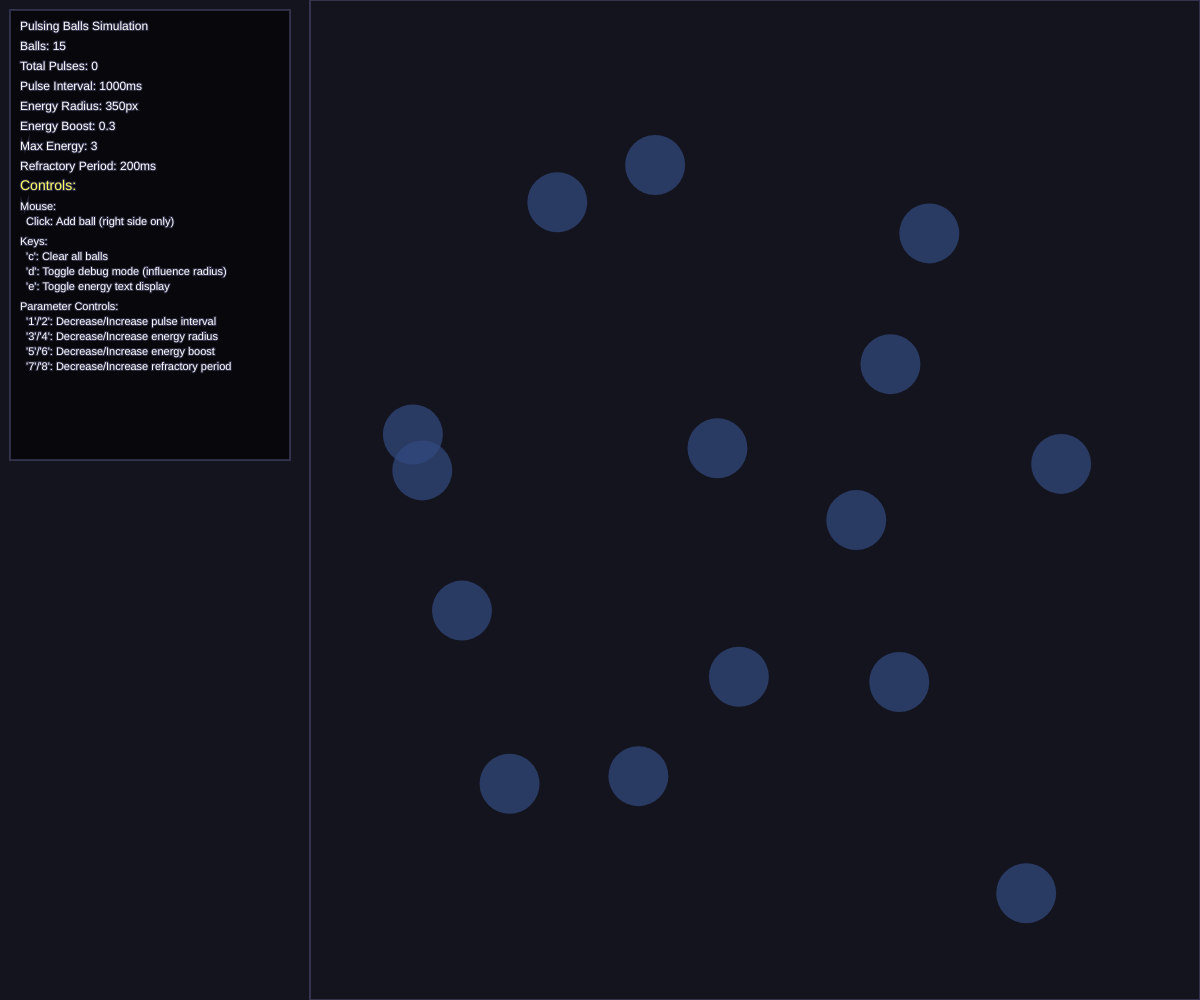
Frame 1 (no input)
Frame 60 (no input): identical to frame 1, image omitted
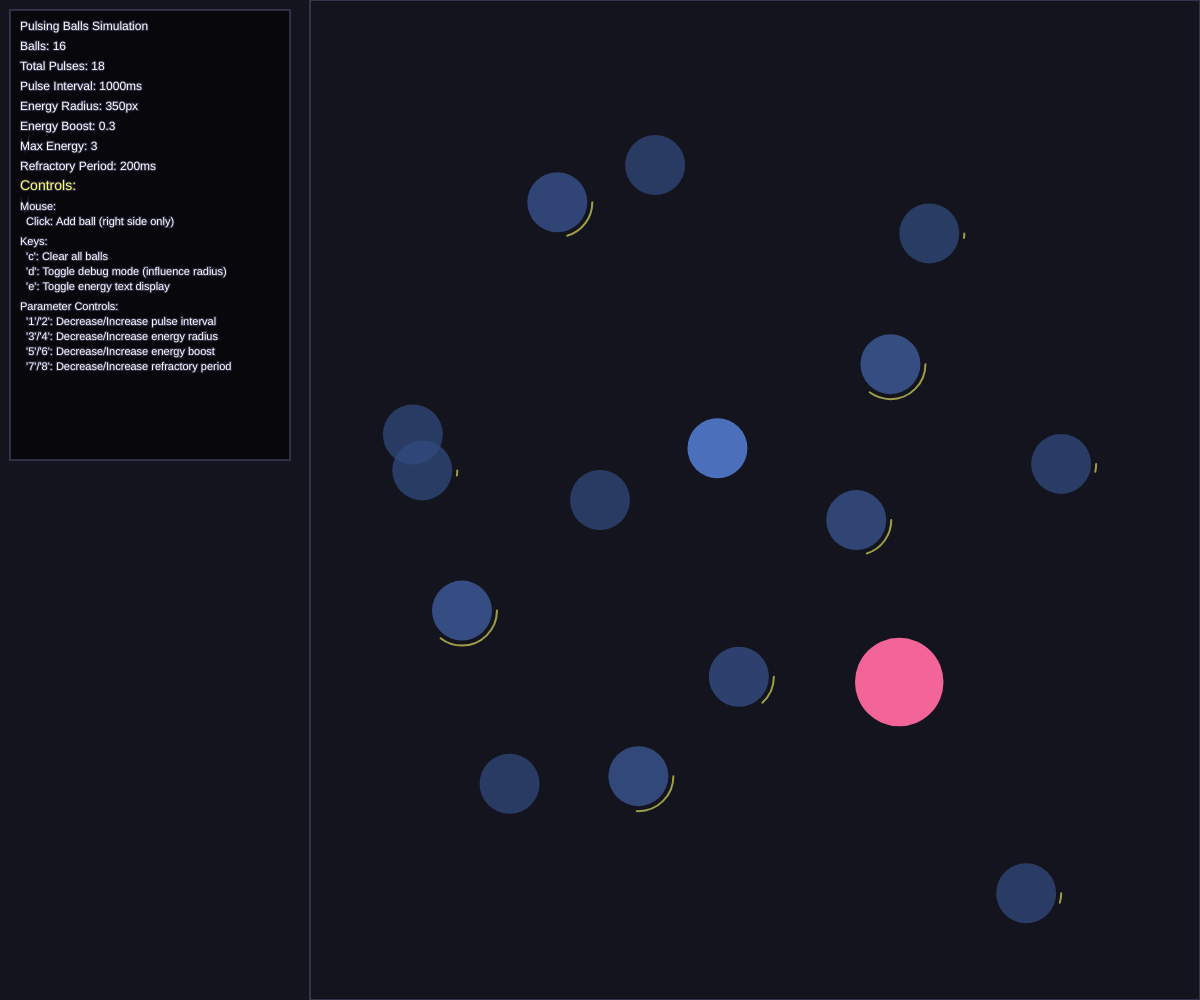
Frame 120 (the mouse pressed at the canvas centre since frame 60)

The p5.js sketch that drew these frames (run headless with seeded random() and noise() and a simulated clock; from frame 60 on, the mouse is pressed at the canvas centre):

// p5.js sketch
// ── sketch.js

// Customizable Parameters
const params = {
  numBalls: 15,                    // Number of balls
  baseRadius: 30,                  // Base radius of balls
  pulseAmplitude: 15,              // How much the radius changes during pulse
  basePulseInterval: 1000,         // Base pulse interval in milliseconds
  energyRadius: 350,               // Radius of influence for energy transfer
  energyBoost: 0.3,                // Energy boost factor (0-1)
  maxEnergyLevel: 3.0,             // Maximum energy level a ball can have
  energyDecay: 0.9,               // Energy decay rate per frame
  refractoryPeriod: 200,           // Time after pulse when ball can't receive energy (ms)
  backgroundColor: [20, 20, 30],   // Background color [R, G, B]
  ballColor: [100, 150, 255],      // Base ball color [R, G, B]
  pulseColor: [255, 100, 150],     // Pulse color [R, G, B]
  refractoryColor: [80, 80, 120],  // Color during refractory period [R, G, B]
  showInfluenceRadius: false,      // Show influence radius (debug mode)
  showEnergyText: false,           // Show energy level as text inside balls
  autoSpawn: true,                 // Automatically spawn balls
  spawnOnClick: true               // Spawn balls on mouse click
};

let balls = [];
let lastPulseTime = 0;
let pulseCounter = 0; // Count total pulses

class Ball {
  constructor(x, y) {
    this.x = x;
    this.y = y;
    this.baseRadius = params.baseRadius;
    this.currentRadius = this.baseRadius;
    this.energyLevel = 1.0;
    this.lastPulseTime = millis() + random(0, params.basePulseInterval);
    this.isPulsing = false;
    this.pulseProgress = 0;
    this.alpha = 255;
    this.isInRefractoryPeriod = false;
    this.id = Math.random().toString(36).substr(2, 9); // Unique ID for each ball
  }
  
  update() {
    // Calculate next pulse time based on energy level
    const energyFactor = map(this.energyLevel, 1.0, params.maxEnergyLevel, 1.0, 0.3);
    const nextPulseInterval = params.basePulseInterval * energyFactor;
    
    // Check if refractory period has ended
    if (this.isInRefractoryPeriod && millis() - this.lastPulseTime > params.refractoryPeriod) {
      this.isInRefractoryPeriod = false;
    }
    
    // Check if it's time to pulse
    if (millis() - this.lastPulseTime > nextPulseInterval) {
      this.startPulse();
    }
    
    // Update pulse animation
    if (this.isPulsing) {
      this.pulseProgress += 0.1;
      if (this.pulseProgress >= 1.0) {
        this.isPulsing = false;
        this.pulseProgress = 0;
      }
    }
    
    // Calculate current radius based on pulse
    if (this.isPulsing) {
      const pulseValue = sin(this.pulseProgress * PI);
      this.currentRadius = this.baseRadius + (params.pulseAmplitude * pulseValue);
      this.alpha = 255 * (0.7 + 0.3 * pulseValue);
      this.energyLevel = 1.0; // Reset energy level on pulse
    } else {
      this.currentRadius = this.baseRadius;
      this.alpha = 255 * 0.7;
    }
    
    // Decay energy over time
    // this.energyLevel = max(1.0, this.energyLevel * params.energyDecay);
  }
  
  startPulse() {
    this.isPulsing = true;
    this.pulseProgress = 0;
    this.lastPulseTime = millis();
    this.isInRefractoryPeriod = true; // Enter refractory period
    
    // Increment global pulse counter
    pulseCounter++;
    
    // Transfer energy to nearby balls
    this.transferEnergyToNearby();
  }
  
  transferEnergyToNearby() {
    for (let other of balls) {
      if (other !== this) {
        const distance = dist(this.x, this.y, other.x, other.y);
        if (distance < params.energyRadius) {
          // Calculate energy transfer based on distance
          const energyTransfer = map(distance, 0, params.energyRadius, params.energyBoost, 0);
          other.receiveEnergy(energyTransfer);
        }
      }
    }
  }
  
  receiveEnergy(amount) {
    // Only accept energy if not in refractory period
    if (!this.isInRefractoryPeriod) {
      this.energyLevel = min(params.maxEnergyLevel, this.energyLevel + amount);
    }
  }
  
  draw() {
    push();
    
    // Draw influence radius in debug mode
    if (params.showInfluenceRadius && this.isPulsing) {
      stroke(255, 100, 100, 50);
      strokeWeight(1);
      noFill();
      ellipse(this.x, this.y, params.energyRadius * 2);
    }
    
    // Calculate color based on energy level and pulse state
    let r, g, b;
    if (this.isPulsing) {
      const pulseValue = sin(this.pulseProgress * PI);
      r = lerp(params.ballColor[0], params.pulseColor[0], pulseValue);
      g = lerp(params.ballColor[1], params.pulseColor[1], pulseValue);
      b = lerp(params.ballColor[2], params.pulseColor[2], pulseValue);
    } else if (this.isInRefractoryPeriod) {
      // Use refractory color during refractory period
      r = params.refractoryColor[0];
      g = params.refractoryColor[1];
      b = params.refractoryColor[2];
    } else {
      // Color intensity based on energy level
      const energyIntensity = map(this.energyLevel, 1.0, params.maxEnergyLevel, 0.5, 1.0);
      r = params.ballColor[0] * energyIntensity;
      g = params.ballColor[1] * energyIntensity;
      b = params.ballColor[2] * energyIntensity;
    }
    
    // Draw the ball
    fill(r, g, b, this.alpha);
    noStroke();
    ellipse(this.x, this.y, this.currentRadius * 2);
    
    // Draw energy level indicator (small ring)
    const energyRingRadius = this.baseRadius + 5;
    const energyAngle = map(this.energyLevel, 1.0, params.maxEnergyLevel, 0, TWO_PI);
    stroke(255, 255, 100, 150);
    strokeWeight(2);
    noFill();
    arc(this.x, this.y, energyRingRadius * 2, energyRingRadius * 2, 0, energyAngle);
    
    // Draw energy level text inside ball if enabled
    if (params.showEnergyText) {
      fill(255, 255, 255, 200);
      textAlign(CENTER, CENTER);
      textSize(10);
      text(this.energyLevel.toFixed(1), this.x, this.y);
    }
    
    pop();
  }
}

function setup() {
  createCanvas(windowWidth, windowHeight);
  
  // Initialize balls
  if (params.autoSpawn) {
    for (let i = 0; i < params.numBalls; i++) {
      const x = random(320 + params.baseRadius + params.pulseAmplitude, width - params.baseRadius - params.pulseAmplitude);
      const y = random(params.baseRadius + params.pulseAmplitude, height - params.baseRadius - params.pulseAmplitude);
      balls.push(new Ball(x, y));
    }
  }
}

function draw() {
  // Set background
  background(params.backgroundColor[0], params.backgroundColor[1], params.backgroundColor[2]);
  
  // Draw container boundary (visual indicator of play area)
  stroke(100, 100, 150, 100);
  strokeWeight(2);
  noFill();
  rect(310, 0, width - 310, height);
  
  // Update and draw all balls
  for (let ball of balls) {
    ball.update();
    ball.draw();
  }
  
  // Draw UI
  drawUI();
}

function drawUI() {
  // Draw parameter panel
  fill(0, 0, 0, 150);
  rect(10, 10, 280, 450);
  
  fill(255);
  textAlign(LEFT);
  textSize(12);
  text("Pulsing Balls Simulation", 20, 30);
  text(`Balls: ${balls.length}`, 20, 50);
  text(`Total Pulses: ${pulseCounter}`, 20, 70);
  text(`Pulse Interval: ${params.basePulseInterval}ms`, 20, 90);
  text(`Energy Radius: ${params.energyRadius}px`, 20, 110);
  text(`Energy Boost: ${params.energyBoost}`, 20, 130);
  text(`Max Energy: ${params.maxEnergyLevel}`, 20, 150);
  text(`Refractory Period: ${params.refractoryPeriod}ms`, 20, 170);
  
  // Controls section
  let yPos = 190;
  textSize(14);
  fill(255, 255, 100);
  text("Controls:", 20, yPos);
  yPos += 20;
  
  textSize(11);
  fill(255);
  text("Mouse:", 20, yPos);
  text("  Click: Add ball (right side only)", 20, yPos + 15);
  yPos += 35;
  
  text("Keys:", 20, yPos);
  text("  'c': Clear all balls", 20, yPos + 15);
  text("  'd': Toggle debug mode (influence radius)", 20, yPos + 30);
  text("  'e': Toggle energy text display", 20, yPos + 45);
  yPos += 65;
  
  text("Parameter Controls:", 20, yPos);
  text("  '1'/'2': Decrease/Increase pulse interval", 20, yPos + 15);
  text("  '3'/'4': Decrease/Increase energy radius", 20, yPos + 30);
  text("  '5'/'6': Decrease/Increase energy boost", 20, yPos + 45);
  text("  '7'/'8': Decrease/Increase refractory period", 20, yPos + 60);
}

function mousePressed() {
  if (params.spawnOnClick) {
    // Only spawn balls in the area not occupied by the UI panel
    if (mouseX > 310) {
      balls.push(new Ball(mouseX, mouseY));
    }
  }
}

function keyPressed() {
  if (key === 'c' || key === 'C') {
    balls = [];
    pulseCounter = 0;
  }
  
  if (key === 'd' || key === 'D') {
    params.showInfluenceRadius = !params.showInfluenceRadius;
  }
  
  if (key === 'e' || key === 'E') {
    params.showEnergyText = !params.showEnergyText;
  }
  
  // Parameter adjustments with keys
  if (key === '1') params.basePulseInterval = max(500, params.basePulseInterval - 200);
  if (key === '2') params.basePulseInterval = min(5000, params.basePulseInterval + 200);
  if (key === '3') params.energyRadius = max(50, params.energyRadius - 25);
  if (key === '4') params.energyRadius = min(100, params.energyRadius + 25);
  if (key === '5') params.energyBoost = max(0.1, params.energyBoost - 0.1);
  if (key === '6') params.energyBoost = min(1.0, params.energyBoost + 0.1);
  if (key === '7') params.refractoryPeriod = max(100, params.refractoryPeriod - 100);
  if (key === '8') params.refractoryPeriod = min(2000, params.refractoryPeriod + 100);
}

function windowResized() {
  resizeCanvas(windowWidth, windowHeight);
}
